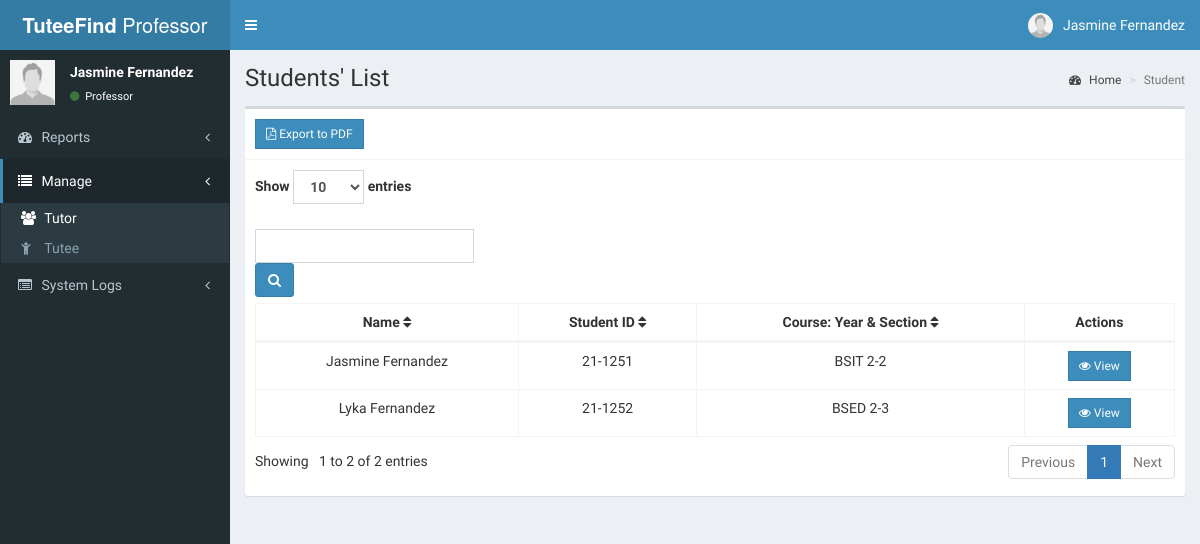
Screenshot of /professor/tutor.php (signed in) with the database file from the repository.
### tables this page shows
CREATE TABLE `professor` (
  `id` int(11) NOT NULL,
  `firstname` varchar(30) NOT NULL,
  `lastname` varchar(30) NOT NULL,
  `middlename` varchar(20) NOT NULL,
  `age` int(11) NOT NULL,
  `faculty_id` varchar(20) NOT NULL,
  `emailaddress` varchar(50) DEFAULT NULL,
  `prof_password` varchar(250) NOT NULL,
  `prof_username` varchar(250) NOT NULL,
  `prof_photo` varchar(250) DEFAULT NULL,
  `last_login` datetime DEFAULT NULL
);

CREATE TABLE `tutor` (
  `id` int(11) NOT NULL,
  `firstname` varchar(255) NOT NULL,
  `lastname` varchar(255) NOT NULL,
  `age` int(11) DEFAULT NULL,
  `sex` varchar(10) DEFAULT NULL,
  `number` varchar(20) DEFAULT NULL,
  `barangay` varchar(255) DEFAULT NULL,
  `student_id` varchar(50) DEFAULT NULL,
  `course` varchar(100) DEFAULT NULL,
  `year_section` varchar(255) DEFAULT NULL,
  `photo` varchar(255) DEFAULT NULL,
  `professor` varchar(50) NOT NULL,
  `fblink` varchar(255) NOT NULL,
  `bio` text DEFAULT NULL,
  `emailaddress` varchar(255) NOT NULL,
  `password` varchar(255) NOT NULL
);

### professor/tutor.php (the view, shortened to what this page needs)
<?php
include 'includes/conn.php';
include 'includes/header.php';
?>
<?php
$search = isset($_GET['search']) ? $_GET['search'] : '';
$page = isset($_GET['page']) ? (int)$_GET['page'] : 1;
$limit = isset($_GET['limit']) ? (int)$_GET['limit'] : 10;
$offset = ($page - 1) * $limit;
$professor_id = $_SESSION['professor_id'];
$search_param = "%$search%";
$total_sql = "
    SELECT COUNT(*) as total
    FROM tutor t
    INNER JOIN professor p ON t.professor = p.faculty_id
    WHERE p.id = ?
    AND (
        CONCAT(LOWER(t.course), ' ', LOWER(t.year_section)) LIKE LOWER(?) OR
        CONCAT(LOWER(t.firstname), ' ', LOWER(t.lastname)) LIKE LOWER(?) OR
        LOWER(t.student_id) LIKE LOWER(?)
    )";
$stmt_total = $conn->prepare($total_sql);
$stmt_total->bind_param("isss", $professor_id, $search_param, $search_param, $search_param);
$stmt_total->execute();
$total_result = $stmt_total->get_result();
$total_rows = $total_result->fetch_assoc()['total'];
$total_pages = ceil($total_rows / $limit);
?>
<body class="hold-transition skin-blue sidebar-mini">
<div class="wrapper">
  <?php include 'includes/navbar.php'; ?>
  <?php include 'includes/menubar.php'; ?>
  <div class="content-wrapper">
    <section class="content-header">
      <h1>Students' List</h1>
      <ol class="breadcrumb">
        <li><a href="#"><i class="fa fa-dashboard"></i> Home</a></li>
        <li class="active">Student</li>
      </ol>
    </section>
    <section class="content">
 <div class="row">
        <div class="col-xs-12">
          <div class="box">
            <div class="box-header with-border">
            <a href="tutor_pdf.php?search=<?php echo urlencode($search); ?>" class="btn btn-primary btn-sm btn-flat" target="_blank">
                <i class="fa fa-file-pdf-o"></i> Export to PDF
              </a>
            </div>
      <div class="box-body">
  <form method="GET" action="tutor.php" class="form-inline d-flex justify-content-between align-items-center">
    <div class="form-group me-4">
        <label>Show
            <select name="limit" class="form-control" onchange="this.form.submit()">
                <option value="10" <?php if ($limit == 10) echo 'selected'; ?>>10</option>
            </select> entries
        </label>
        <div class="form-group me-2">
            <input type="text" name="search" placeholder="" value="<?php echo htmlspecialchars($search); ?>" class="form-control">
        </div>
        <button type="submit" class="btn btn-primary"><i class="fa fa-search"></i></button>
    </div>
</form>
<div id="example1_wrapper" class="dataTables_wrapper form-inline dt-bootstrap no-footer">
  <div class="row">
    <div class="col-sm-12">
      <div style="max-height: 250px; overflow-y: auto;" class="scrollable-table">
        <table id="example1" class="table table-bordered dataTable no-footer" role="grid" aria-describedby="example1_info">
          <thead>
            <tr role="row">
                <th onclick="sortTable(0)">Name <i class="fa fa-sort" aria-hidden="true"></i></th>
                <th onclick="sortTable(1)">Student ID <i class="fa fa-sort" aria-hidden="true"></i></th>
                <th onclick="sortTable(2)">Course: Year & Section <i class="fa fa-sort" aria-hidden="true"></i></th>
                <th>Actions</th>
              </tr>
            </thead>
            <tbody>
   <?php
if (isset($_SESSION['professor_id'])) {
    $professor_id = $_SESSION['professor_id'];
    $search = isset($_GET['search']) ? '%' . $_GET['search'] . '%' : '%%';
    $sql = "
        SELECT
            t.id,
            t.firstname,
            t.lastname,
            t.student_id,
            t.course,
            t.year_section
        FROM tutor t
        INNER JOIN professor p ON t.professor = p.faculty_id
        WHERE p.id = ?
        AND (
            CONCAT(LOWER(t.firstname), ' ', LOWER(t.lastname)) LIKE ? OR
            LOWER(t.student_id) LIKE ? OR
            CONCAT(LOWER(t.course), ' ', LOWER(t.year_section)) LIKE ?
        )
    ";
    if ($stmt = $conn->prepare($sql)) {
        $stmt->bind_param("ssss", $professor_id, $search, $search, $search);
        $stmt->execute();
        $result = $stmt->get_result();
        if ($result->num_rows > 0) {
            while ($row = $result->fetch_assoc()) {
                $name = htmlspecialchars($row['firstname']) . ' ' . htmlspecialchars($row['lastname']);
                $courseYearSection = htmlspecialchars($row['course']) . ' ' . htmlspecialchars($row['year_section']);
                echo "
                    <tr>
                        <td>$name</td>
                        <td>" . htmlspecialchars($row['student_id']) . "</td>
                        <td>$courseYearSection</td>
                        <td>
                            <button class='btn btn-primary btn-sm btn-flat view' data-id='" . htmlspecialchars($row['id']) . "'><i class='fa fa-eye'></i> View</button>
                        </td>
                    </tr>
                ";
            }
        } else {
            echo "<tr><td colspan='4'>No records found.</td></tr>";
        }
    } else {
        echo "Error: " . $conn->error;
    }
} else {
    echo "<tr><td colspan='4'>No faculty ID found for the current professor.</td></tr>";
}
?>
  </tbody>
          </table>
        </div>
      </div>
    </div>
    <div class="row">
      <div class="col-sm-5">
        <div class="dataTables_info" id="example1_info" role="status" aria-live="polite">
          Showing
 <?php echo ($offset + 1) . ' to ' . min($offset + $limit, $total_rows) . ' of ' . $total_rows . ' entries'; ?>
        </div>
      </div>
      <div class="col-sm-7">
        <div class="dataTables_paginate paging_simple_numbers" id="example1_paginate">
          <ul class="pagination">
            <li class="paginate_button
 previous <?php if ($page <= 1) echo 'disabled'; ?>" id="example1_previous">
              <a href="?search=<?php echo urlencode($search); ?>&page=<?php echo $page - 1; ?>&limit=<?php echo $limit; ?>" aria-controls="example1" data-dt-idx="0" tabindex="0">Previous</a>
            </li>
            <?php for ($i = 1; $i <= $total_pages; $i++): ?>
              <li class="paginate_button <?php if ($page == $i) echo 'active'; ?>">
                <a href="?search=<?php echo urlencode($search); ?>&page=<?php echo $i; ?>&limit=<?php echo $limit; ?>" aria-controls="example1" data-dt-idx="<?php echo $i; ?>" tabindex="0"><?php echo $i; ?></a>
              </li>
            <?php endfor; ?>
            <li class="paginate_button next <?php if ($page >= $total_pages) echo 'disabled'; ?>" id="example1_next">
              <a href="?search=<?php echo urlencode($search); ?>&page=<?php echo $page + 1; ?>&limit=<?php echo $limit; ?>" aria-controls="example1" data-dt-idx="7" tabindex="0">Next</a>
            </li>
          </ul>
        </div>
      </div>
    </div>
  </div>
</div>
</div>
</div>
</section>
</div>
  <?php include 'includes/tutor_modal.php'; ?>
</div>
<?php include 'includes/scripts.php'; ?>
</body>
</html>

### professor/includes/navbar.php (shortened to what this page needs)
<?php
include 'includes/session.php';
if(isset($_SESSION['professor_id'])) {
    $professor_id = $_SESSION['professor_id'];
    $sql = "SELECT * FROM professor WHERE id = ?";
    $stmt = $conn->prepare($sql);
    $stmt->bind_param("i", $professor_id);
    $stmt->execute();
    $result = $stmt->get_result();
    if($result->num_rows == 1) {
        $user = $result->fetch_assoc();
    }
} else {
    header('location: index.php');
    exit();
}
?>
<header class="main-header">
<a href="#" class="logo">
    <span class="logo-lg"><b>TuteeFind</b> Professor</span>
</a>
<nav class="navbar navbar-static-top">
    <a href="#" class="sidebar-toggle" data-toggle="push-menu" role="button">
    </a>
    <div class="navbar-custom-menu">
    <ul class="nav navbar-nav">
        <li class="dropdown user user-menu">
        <a href="#" class="dropdown-toggle" data-toggle="dropdown">
        <img src="<?php echo (!empty($user['prof_photo'])) ? '../images/'.$user['prof_photo'] : '../images/profile.jpg'; ?>" class="user-image" alt="User Image">
            <span class="hidden-xs"><?php echo $user['firstname'].' '.$user['lastname']; ?></span>
        </a>
        </li>
    </ul>
    </div>
</nav>
</header>

### professor/includes/menubar.php (shortened to what this page needs)
<aside class="main-sidebar">
  <section class="sidebar">
    <div class="user-panel">
      <div class="pull-left image">
      <img src="<?php echo (!empty($user['prof_photo'])) ? '../images/'.$user['prof_photo'] : '../images/profile.jpg'; ?>" class="user-image" alt="User Image">
      </div>
      <div class="pull-left info">
        <p><?php echo $user['firstname'].' '.$user['lastname']; ?></p>
        <a><i class="fa fa-circle text-success"></i> Professor</a>
      </div>
    </div>
    <ul class="sidebar-menu" data-widget="tree">
    <li class="treeview">
        <a href="#">
            <i class="fa fa-dashboard"></i> <span>Reports</span>
            <span class="pull-right-container">
                <i class="fa fa-angle-left pull-right"></i>
            </span>
        </a>
    </li>
    <li class="treeview">
        <a href="#">
            <i class="fa fa-list"></i> <span>Manage</span>
            <span class="pull-right-container">
                <i class="fa fa-angle-left pull-right"></i>
            </span>
        </a>
        <ul class="treeview-menu">
            <li><a href="tutor.php"><i class="fa fa-users"></i> <span>Tutor</span></a></li>
            <li><a href="tutee.php"><i class="fa fa-child"></i> <span>Tutee</span></a></li>
        </ul>
    </li>
     <li class="treeview">
        <a href="#">
            <i class="fa fa-list-alt"></i> <span>System Logs</span>
            <span class="pull-right-container">
                <i class="fa fa-angle-left pull-right"></i>
            </span>
        </a>
    </li>
</ul>
  </section>
</aside>

### professor/tutor.php (style rules this page uses)
.scrollable-table { max-height: 230px; overflow-y: auto; border-collapse: collapse; display: block; }
.scrollable-table thead { position: sticky; top: 0; background-color: #fff; z-index: 1; }
table { width: 100%; border-collapse: collapse; }
table th, table td { padding: 10px; border: 1px solid #ddd; }
table td button { padding: 5px 10px; background-color: #007bff; color: white; border: none; cursor: pointer; border-radius: 4px; }
table th { text-align: center; }
table td { text-align: center; }
table td button { display: inline-block; text-align: center; }

### rows the page displays
professor: firstname "Jasmine", lastname "Fernandez"
tutor: name "Jasmine Fernandez", student "21-1251", courseYearSection "BSIT 2-2"
tutor: name "Lyka Fernandez", student "21-1252", courseYearSection "BSED 2-3"

### other values shown
$offset + 1 "1"
min($offset + $limit, $total_rows) "2"
$total_rows "2"
